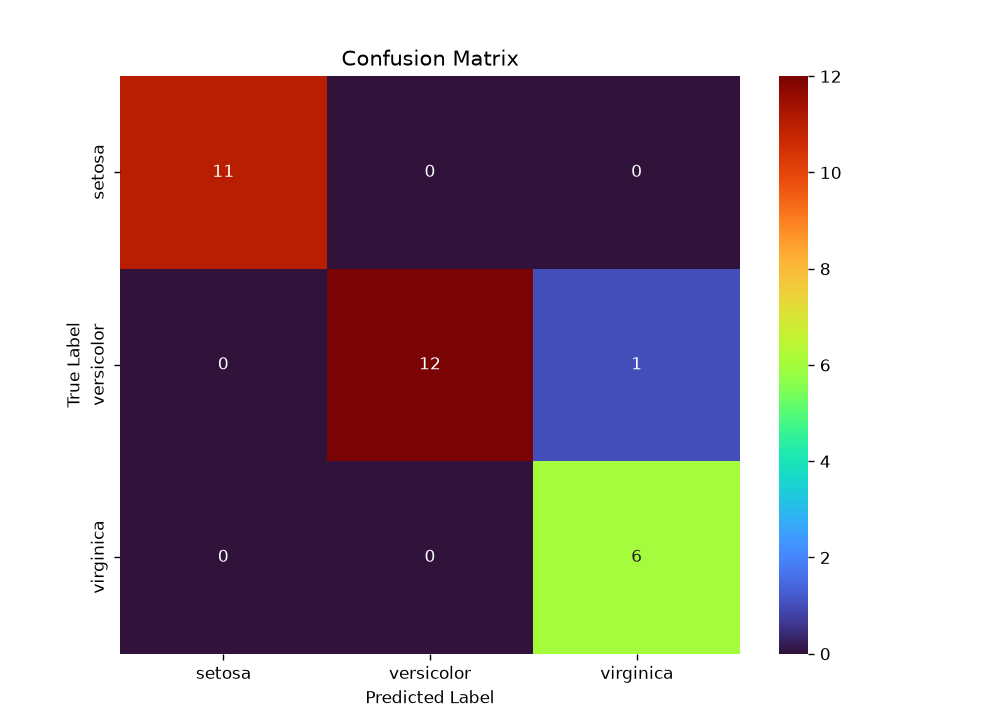

Write Python code to recreate this figure.
import pandas as pd
import matplotlib.pyplot as plt
import seaborn as sns

from sklearn.datasets import load_iris
from sklearn.model_selection import train_test_split
from sklearn.svm import SVC
from sklearn.metrics import accuracy_score, confusion_matrix

# Load Iris dataset
iris = load_iris()

# Create DataFrame
data = pd.DataFrame(
    data=iris.data,
    columns=iris.feature_names
)

# Add target column
data['Species'] = iris.target

# Separate input and output
x = data.drop('Species', axis=1)
y = data['Species']

# Split dataset
x_train, x_test, y_train, y_test = train_test_split(
    x,
    y,
    test_size=0.2,
    random_state=1
)

# Create SVM model
model = SVC(
    kernel='poly',
    random_state=1
)

# Train the model
model.fit(x_train, y_train)

# Predict test data
y_pred = model.predict(x_test)

# Calculate accuracy
accuracy = accuracy_score(y_test, y_pred)

print("Accuracy:", accuracy)

# Create confusion matrix
conf_matrix = confusion_matrix(y_test, y_pred)

# Plot confusion matrix
plt.figure(figsize=(8, 6))

sns.heatmap(
    conf_matrix,
    annot=True,
    fmt='d',
    cmap='turbo',
    xticklabels=iris.target_names,
    yticklabels=iris.target_names
)

plt.xlabel('Predicted Label')
plt.ylabel('True Label')
plt.title('Confusion Matrix')

plt.show()
